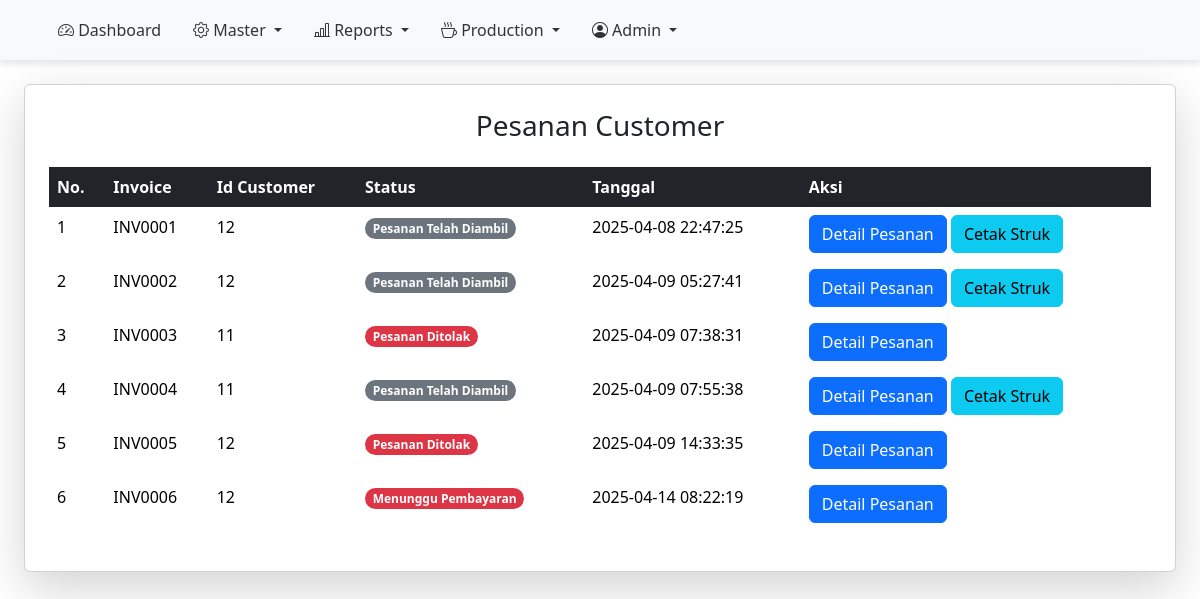
The page /Admin/order-index.php (signed in) on the database its author committed.
### Admin/order-index.php (the view, shortened to what this page needs)
<?php
include '../config.php';
?>
<!DOCTYPE html>
<html lang="en">
<head>
</head>
<body>
    <?php include "../Layout/sidebar.php" ?>
    <div class="p-4">
        <div class="card shadow-lg p-4 mb-3">
            <h3 class="text-center mb-4">Pesanan Customer</h3>
            <div class="table-responsive">
                <table class="table table-borderless align-midlle text-left">
                    <?php
                    $cek = mysqli_query($conn, "SELECT * FROM `bo-order`");
                    $jml = mysqli_num_rows($cek);
                    if ($jml > 0) {
                        ?>
                        <thead class="table-dark">
                            <tr>
                                <th>No.</th>
                                <th>Invoice</th>
                                <th>Id Customer</th>
                                <th>Status</th>
                                <th>Tanggal</th>
                                <th>Aksi</th>
                            </tr>
                        </thead>
                        <tbody>
                            <?php
                            $result2 = mysqli_query($conn, "SELECT pn.id_order, pn.invoice, pn.id_customer, p.id_product, p.name_product, pn.qty_cart, pn.price_cart, pn.status, pn.date_cart FROM `bo-order` pn JOIN `bo-product` p ON pn.id_product = p.id_product GROUP BY pn.invoice ORDER BY pn.date_cart ASC");
                            $no2 = 1;
                            while ($row2 = mysqli_fetch_assoc($result2)) {
                                ?>
                                <tr>
                                    <td><?= $no2; ?></td>
                                    <td><?= htmlspecialchars($row2['invoice']); ?></td>
                                    <td><?= htmlspecialchars($row2['id_customer']); ?></td>
                                    <td>
                                        <?php if ($row2['status'] == 'Menunggu Konfirmasi Pesanan') : ?>
                                            <span class="badge rounded-pill text-bg-warning"><?= $row2['status']?></span>
                                        <?php elseif ($row2['status'] == 'Menunggu Pembayaran') : ?>
                                            <span class="badge rounded-pill text-bg-danger"><?= $row2['status']?></span>
                                        <?php elseif ($row2['status'] == 'Pesanan Sedang Diproses') : ?>
                                            <span class="badge rounded-pill text-bg-primary"><?= $row2['status']?></span>
                                        <?php elseif ($row2['status'] == 'Pesanan Selesai') : ?>
                                            <span class="badge rounded-pill text-bg-success"><?= $row2['status']?></span>
                                        <?php elseif ($row2['status'] == 'Pesanan Telah Diambil') : ?>
                                            <span class="badge rounded-pill text-bg-secondary"><?= $row2['status']?></span>
                                        <?php elseif ($row2['status'] == 'Pesanan Ditolak') : ?>
                                            <span class="badge rounded-pill text-bg-danger"><?= $row2['status']?></span>
                                        <?php endif; ?>
                                    </td>
                                    <td><?= $row2['date_cart']; ?></td>
                                    <td>
                                        <button type="button" class="btn btn-primary" data-bs-toggle="modal"
                                            data-bs-target="#modalDetail<?= $row2['invoice']; ?>">
                                            Detail Pesanan
                                        </button>
                                        <?php if ($row2['status'] == 'Menunggu Pembayaran') : ?>
                                        <?php elseif ($row2['status'] == 'Pesanan Telah Diambil') : ?>
                                            <a href="print-receipt.php?inv=<?= $row2['invoice']; ?>" class="btn btn-info" target="_blank">
                                                <i class="glyphicon glyphicon-print"></i> Cetak Struk
                                            </a>
                                        <?php elseif ($row2['status'] == 'Pesanan Ditolak') : ?>
                                        <?php endif; ?>
                                    </td>
                                </tr>
                                <?php
                                $no2++;
                            }
                            ?>
                        </tbody>
                        <?php
                    } else {
                        echo "<tr><td colspan='7' class='text-center text-muted p-4'>Tidak ada pesanan sekarang, selamat bersantai :)</td></tr>";
                    } ?>
                </table>
            </div>
        </div>
    </div>
</body>
</html>

### rows shown on the page
bo-order: invoice "INV0001", id_customer "12", status "Pesanan Telah Diambil", date_cart "2025-04-08 22:47:25"
bo-order: invoice "INV0002", id_customer "12", status "Pesanan Telah Diambil", date_cart "2025-04-09 05:27:41"
bo-order: invoice "INV0003", id_customer "11", status "Pesanan Ditolak", date_cart "2025-04-09 07:38:31"
bo-order: invoice "INV0004", id_customer "11", status "Pesanan Telah Diambil", date_cart "2025-04-09 07:55:38"
bo-order: invoice "INV0005", id_customer "12", status "Pesanan Ditolak", date_cart "2025-04-09 14:33:35"
bo-order: invoice "INV0006", id_customer "12", status "Menunggu Pembayaran", date_cart "2025-04-14 08:22:19"
